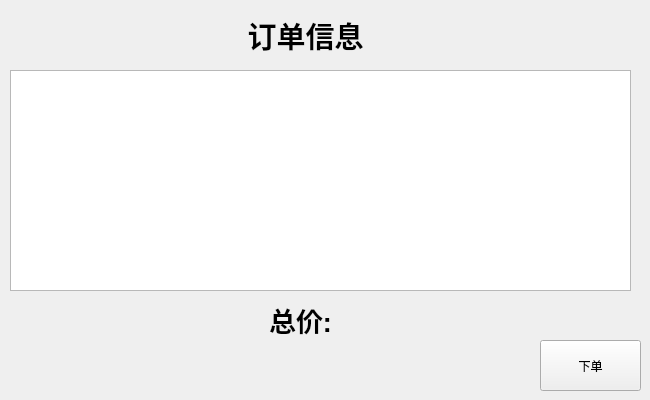
       <widget class="QWidget" name="page_10">
        <widget class="QLabel" name="label_30">
         <property name="geometry">
          <rect>
           <x>200</x>
           <y>10</y>
           <width>211</width>
           <height>51</height>
          </rect>
         </property>
         <property name="text">
          <string>&lt;html&gt;&lt;head/&gt;&lt;body&gt;&lt;p align=&quot;center&quot;&gt;&lt;span style=&quot; font-size:22pt; font-weight:600;&quot;&gt;订单信息&lt;/span&gt;&lt;/p&gt;&lt;/body&gt;&lt;/html&gt;</string>
         </property>
        </widget>
        <widget class="QPushButton" name="pushButton_15">
         <property name="geometry">
          <rect>
           <x>540</x>
           <y>340</y>
           <width>101</width>
           <height>51</height>
          </rect>
         </property>
         <property name="text">
          <string>下单</string>
         </property>
        </widget>
        <widget class="QTableWidget" name="tableWidget">
         <property name="geometry">
          <rect>
           <x>10</x>
           <y>70</y>
           <width>621</width>
           <height>221</height>
          </rect>
         </property>
         <property name="minimumSize">
          <size>
           <width>331</width>
           <height>0</height>
          </size>
         </property>
         <property name="autoScrollMargin">
          <number>100</number>
         </property>
         <property name="alternatingRowColors">
          <bool>false</bool>
         </property>
         <property name="rowCount">
          <number>0</number>
         </property>
         <property name="columnCount">
          <number>0</number>
         </property>
         <attribute name="horizontalHeaderVisible">
          <bool>false</bool>
         </attribute>
         <attribute name="horizontalHeaderCascadingSectionResizes">
          <bool>false</bool>
         </attribute>
         <attribute name="horizontalHeaderDefaultSectionSize">
          <number>200</number>
         </attribute>
         <attribute name="horizontalHeaderStretchLastSection">
          <bool>true</bool>
         </attribute>
         <attribute name="verticalHeaderVisible">
          <bool>false</bool>
         </attribute>
         <attribute name="verticalHeaderCascadingSectionResizes">
          <bool>false</bool>
         </attribute>
         <attribute name="verticalHeaderMinimumSectionSize">
          <number>10</number>
         </attribute>
         <attribute name="verticalHeaderDefaultSectionSize">
          <number>50</number>
         </attribute>
        </widget>
        <widget class="QLabel" name="label_25">
         <property name="geometry">
          <rect>
           <x>230</x>
           <y>300</y>
           <width>141</width>
           <height>41</height>
          </rect>
         </property>
         <property name="text">
          <string>&lt;html&gt;&lt;head/&gt;&lt;body&gt;&lt;p align=&quot;center&quot;&gt;&lt;span style=&quot; font-size:20pt; font-weight:600;&quot;&gt;总价:&lt;/span&gt;&lt;/p&gt;&lt;/body&gt;&lt;/html&gt;</string>
         </property>
        </widget>
       </widget>
